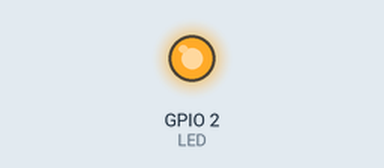
Recording of a program running on a simulated ESP32. Parts: output pins drawn as LEDs (lit = HIGH). What the program prints to the serial monitor is not drawn. At 0.6 s the program puts the board to deep sleep or switches it off; the recording ends there.

Above: at 0.1 s.
Timing chart, 0 to 0.6 s (numbered marks = the images above):
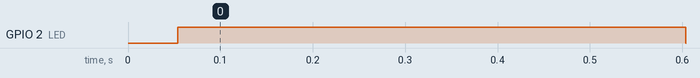

Measured:
- by itself, GPIO 2 (LED): LOW → HIGH at 0.05 s, → LOW 0.55 s later

The program:

main.cpp
```cpp
// 3.2.4 Counting the boots - DeepSleep Mode
// Deux compteurs cote a cote pour montrer ce qui survit a quoi :
//
//   compteurOrdinaire  variable globale en RAM. La RAM principale n'est plus
//                      alimentee en deep sleep : elle est reinitialisee a chaque
//                      reveil, donc ce compteur affiche toujours 1.
//
//   compteurRTC        place en memoire RTC par RTC_DATA_ATTR. Ces 8 ko restent
//                      alimentes pendant le deep sleep, donc la valeur survit.
//                      Elle survit aussi a un reset logiciel, mais PAS a une
//                      coupure d'alimentation ni a l'appui sur EN : dans ces deux
//                      cas le domaine RTC perd son alimentation et repart a zero.
//                      Pour survivre a tout, il faudrait la flash (Preferences /
//                      NVS), au prix d'une ecriture et d'une usure limitee.
//
// esp_reset_reason() dit pourquoi la carte a demarre : ESP_RST_POWERON au premier
// allumage, ESP_RST_DEEPSLEEP apres un reveil. C'est la preuve qu'un reveil de deep
// sleep est bien un REDEMARRAGE et non une reprise d'execution.

#include <Arduino.h>
#include <esp_sleep.h>
#include <esp_system.h>

#define PREFIX "[Binome 11 - SALOMON & VOISSIER] "

const int LED = LED_BUILTIN;              // GPIO 2
const unsigned long T_ON = 550;           // 50 x N, avec N = 11
const uint64_t T_SLEEP_US = 3750000ULL;   // (1 + 0,25 x 11) s

int compteurOrdinaire = 0;                // en RAM : perdu a chaque deep sleep
RTC_DATA_ATTR int compteurRTC = 0;        // en memoire RTC : conserve

const char *raisonDuDemarrage(esp_reset_reason_t r) {
    switch (r) {
        case ESP_RST_POWERON:  return "ESP_RST_POWERON (mise sous tension)";
        case ESP_RST_DEEPSLEEP: return "ESP_RST_DEEPSLEEP (reveil de deep sleep)";
        case ESP_RST_SW:       return "ESP_RST_SW (reset logiciel)";
        case ESP_RST_EXT:      return "ESP_RST_EXT (broche EN)";
        case ESP_RST_PANIC:    return "ESP_RST_PANIC (exception)";
        case ESP_RST_WDT:      return "ESP_RST_WDT (chien de garde)";
        default:               return "autre";
    }
}

void setup() {
    Serial.begin(115200);
    delay(50);                            // laisser l'UART s'etablir

    compteurOrdinaire++;
    compteurRTC++;

    Serial.printf(PREFIX "boot #%d - raison: %s - compteur ordinaire: %d\n",
                  compteurRTC, raisonDuDemarrage(esp_reset_reason()), compteurOrdinaire);

    pinMode(LED, OUTPUT);
    digitalWrite(LED, HIGH);
    delay(T_ON);
    digitalWrite(LED, LOW);

    Serial.flush();
    esp_sleep_enable_timer_wakeup(T_SLEEP_US);
    esp_deep_sleep_start();
}

void loop() {
    // jamais atteinte
}
```
